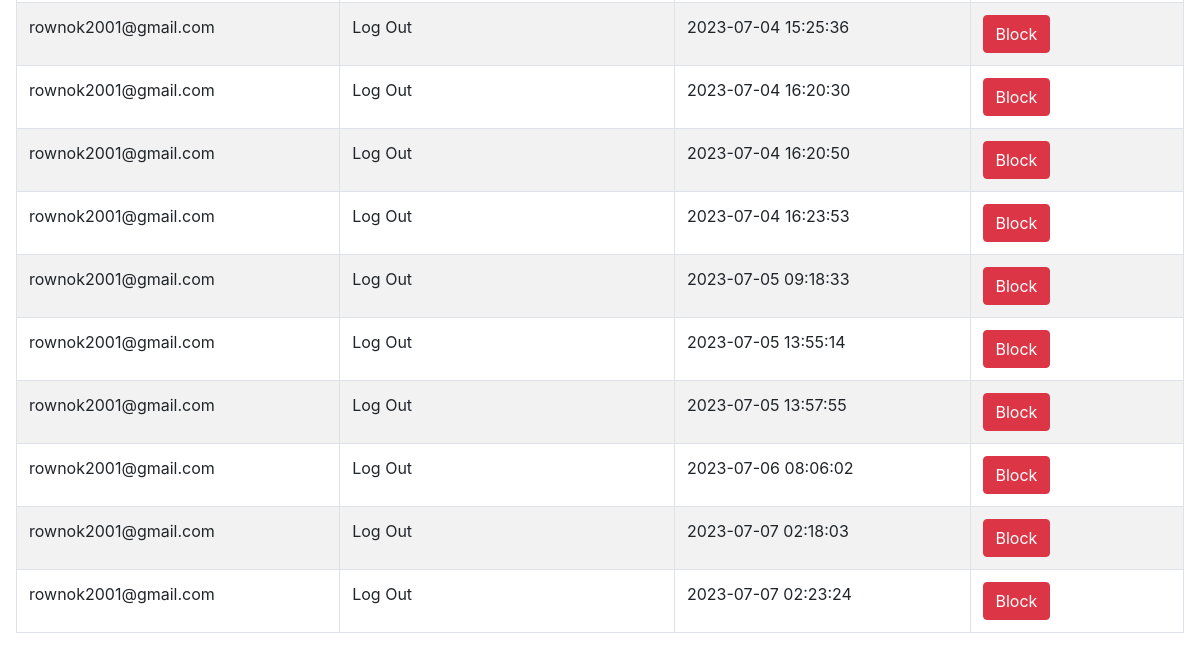
The app's page /userlog.php (signed in, lower part), older data.
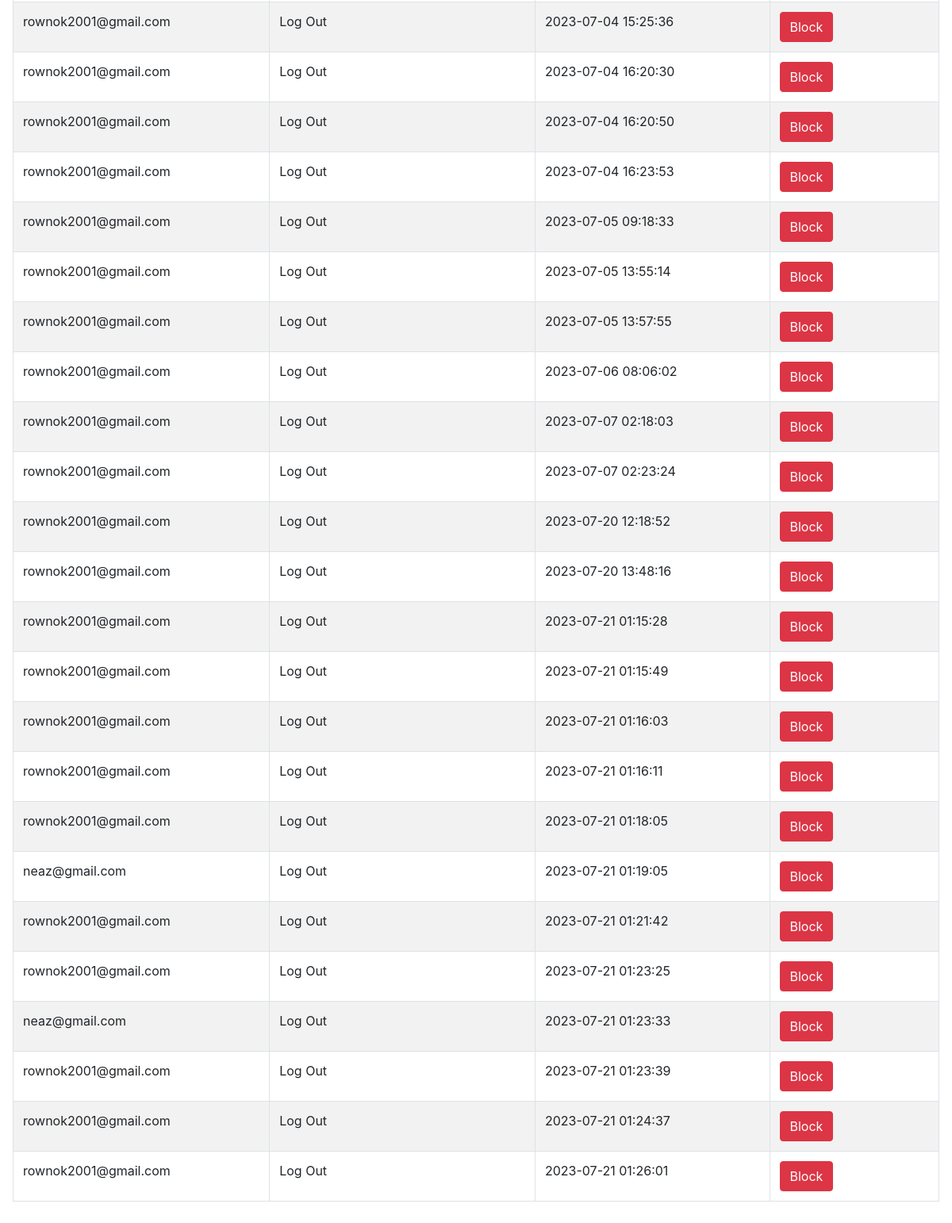
The same page, newer data.
### tables this page shows
CREATE TABLE `log` (
  `id` int(10) NOT NULL,
  `email` varchar(50) NOT NULL,
  `activity` varchar(50) NOT NULL,
  `time` timestamp NOT NULL DEFAULT current_timestamp() ON UPDATE current_timestamp()
);

### userlog.php (the view, shortened to what this page needs)
<!DOCTYPE html>
<html lang="en">
<head>
    <link rel="stylesheet" href="https://cdnjs.cloudflare.com/ajax/libs/twitter-bootstrap/4.5.2/css/bootstrap.css">
    <link rel="stylesheet" href="https://cdn.datatables.net/1.10.23/css/dataTables.bootstrap4.min.css">
</head>
<body>
    <div class="p-3 mb-5 bg-white rounded">
        <table id="example" class="table table-striped table-bordered" style="width:100%">
            <tbody>
                <?php
                include '_dbconnect.php';
                $sql = "SELECT *  FROM log";
                $result = mysqli_query($con, $sql);
                $num1 = mysqli_num_rows($result);
                if ($num1 > 0) {
                    while ($row = $result->fetch_assoc()) {
                        $u_email=$row["email"];
                ?>
                        <tr>
                            <td> <?php echo $row["email"] ?></td>
                            <td> <?php echo $row["activity"] ?></td>
                            <td> <?php echo $row["time"] ?></td>
                            <?php
                            $sql2 = "SELECT * FROM user where email='$u_email';";
                            $result2 = mysqli_query($con, $sql2);
                            while ($row2 = $result2->fetch_assoc()) {
                                $block= $row2["block"];
                            }
                            ?>
                            <?php if($block=="no"){ ?>
                            <td> <a class="btn btn-danger" href="block.php?id=<?php echo urlencode($row['email'])?>">Block</a> </td>
                            <?php }?>
                        </tr>
                <?php
                    }
                }
                ?>
            </tbody>
        </table>
    </div>
</body>
</html>

Row changes from the older to the newer data that the page shows:
added log: email "rownok2001@gmail.com", activity "Log Out", time "2023-07-20 12:18:52"
added log: email "rownok2001@gmail.com", activity "Log Out", time "2023-07-20 13:48:16"
added log: email "rownok2001@gmail.com", activity "Log Out", time "2023-07-21 01:15:28"
added log: email "rownok2001@gmail.com", activity "Log Out", time "2023-07-21 01:15:49"
added log: email "rownok2001@gmail.com", activity "Log Out", time "2023-07-21 01:16:03"
added log: email "rownok2001@gmail.com", activity "Log Out", time "2023-07-21 01:16:11"
added log: email "rownok2001@gmail.com", activity "Log Out", time "2023-07-21 01:18:05"
added log: email "neaz@gmail.com", activity "Log Out", time "2023-07-21 01:19:05"
added log: email "rownok2001@gmail.com", activity "Log Out", time "2023-07-21 01:21:42"
added log: email "rownok2001@gmail.com", activity "Log Out", time "2023-07-21 01:23:25"
added log: email "neaz@gmail.com", activity "Log Out", time "2023-07-21 01:23:33"
added log: email "rownok2001@gmail.com", activity "Log Out", time "2023-07-21 01:23:39"
added log: email "rownok2001@gmail.com", activity "Log Out", time "2023-07-21 01:24:37"
added log: email "rownok2001@gmail.com", activity "Log Out", time "2023-07-21 01:26:01"
